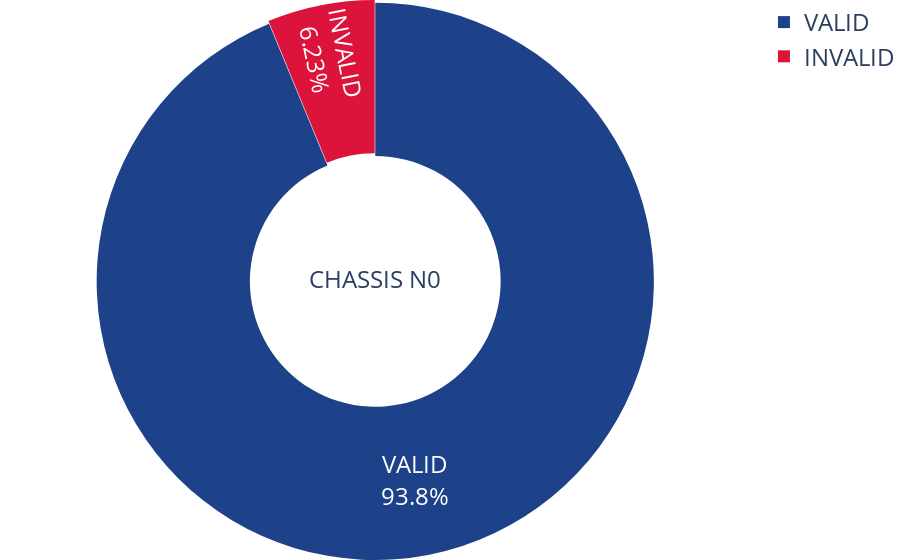

Notebook code cell kept with this figure:
### Code cell
labels = ['VALID', 'INVALID']
values = [valid_chassis_no, invalid_chassis_no]
colors = ['rgb(29,66,138)', 'crimson' ]
# create Pie Chart Figure
fig = go.Figure(data=[go.Pie( 
                            labels=labels,
                            values=values,
                            hole=0.45,
                            pull=0.005,
                            title='CHASSIS N0',
                            marker_colors=colors
                            )])

# Add other text for the chart
fig.update_traces(text=labels)

# Style Chart: title, font and size

fig.update_layout( 
                   font = {'size':24},
                   title = {'font': {'size': 24}},
                   margin = dict(t=0, b=0, l=1, r=0)
                   )
                   
fig.show()

# Download and save downloaded image in folder by default

offline.plot(fig, image='png', image_filename='chassis no. donut {}'.format(date))

### Figure 1 — Plotly figure (JSON) as saved in the notebook; plotly's stock layout.template omitted (floating-point values rounded to 4 significant figures)
{"data": [{"hole": 0.45, "labels": ["VALID", "INVALID"], "marker": {"colors": ["rgb(29,66,138)", "crimson"]}, "pull": 0.005, "text": ["VALID", "INVALID"], "title": {"text": "CHASSIS N0"}, "type": "pie", "values": [3463, 230]}], "layout": {"font": {"size": 24}, "margin": {"b": 0, "l": 1, "r": 0, "t": 0}, "title": {"font": {"size": 24}}}}
